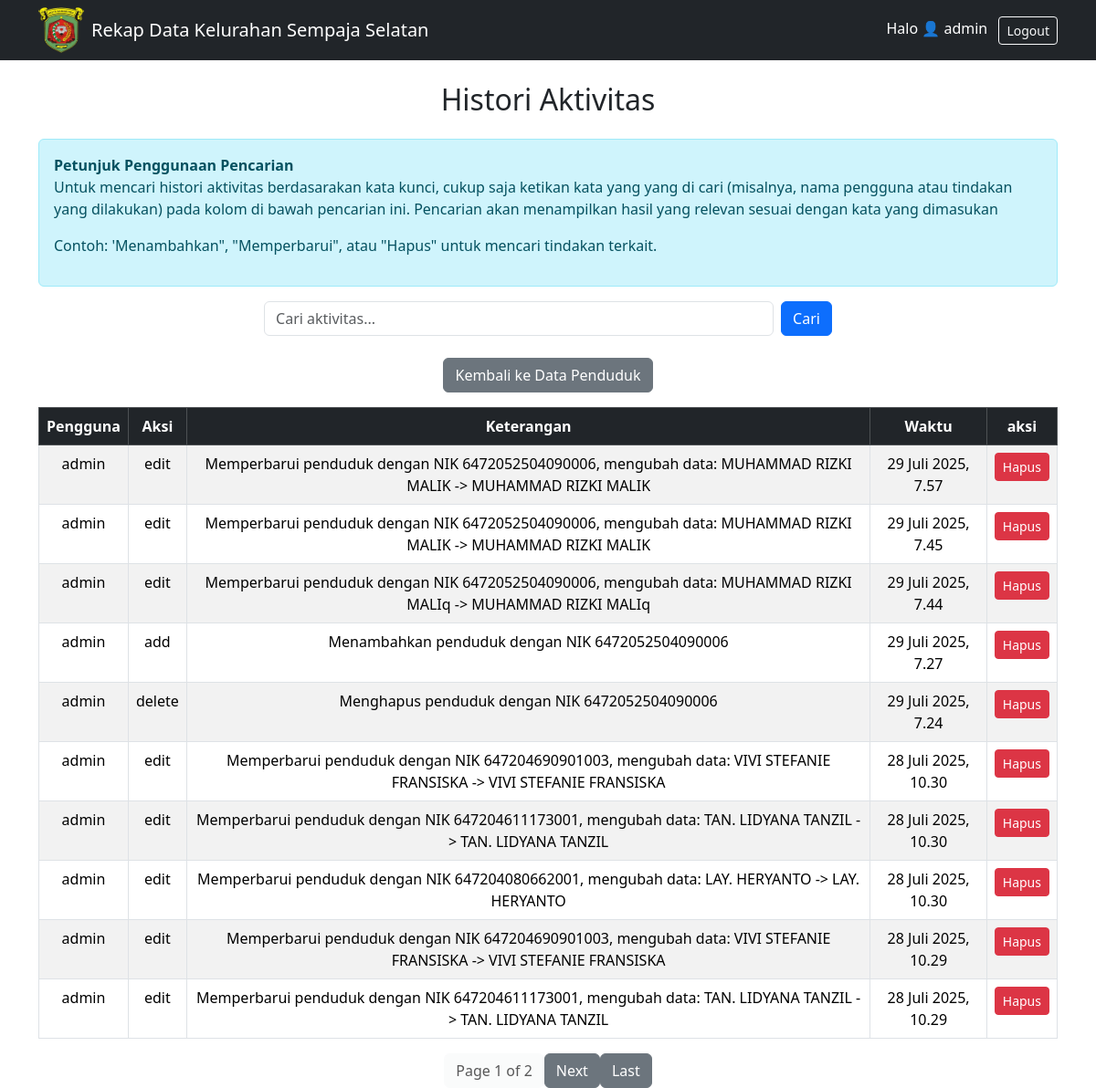
The page /Histori/ (signed in) on the database its author committed.
### rekap/models.py (models this page shows, shortened)
class Histori(models.Model):
    ACTION_CHOICES = [
        ('add', 'Add'),
        ('edit', 'Edit'),
        ('delete', 'Delete'),
    ]
    user = models.ForeignKey(User, on_delete=models.CASCADE)  # Pengguna yang melakukan aksi
    action = models.CharField(max_length=20, choices=ACTION_CHOICES)  # Jenis aksi
    object_type = models.CharField(max_length=100)  # Jenis objek yang diubah
    object_id = models.PositiveIntegerField()  # ID objek yang diubah
    timestamp = models.DateTimeField(default=timezone.now)  # Waktu tindakan dilakukan
    details = models.TextField(null=True, blank=True)  # Rincian tentang tindakan

### rekap/views.py (the view)
# urls.py: path('Histori/', views.histori_aktivitas, name='histori_aktivitas'),
@login_required
def histori_aktivitas(request):
    if request.GET.get('q'):
        historis = Histori.objects.filter(details__icontains=request.GET['q']).order_by('-timestamp')  # jika ingin filter pencarian
    else:
        historis = Histori.objects.all().order_by('-timestamp')  # untuk ambil semua data histori yang ada
    paginator = Paginator(historis, 10)
    page = request.GET.get('page')
    historis = paginator.get_page(page)
    return render(request, 'rekap/histori.html', {'historis': historis})

### rekap/templates/rekap/Histori.html (shortened to what this page needs)
{% extends 'rekap/home.html' %}
{% block content %}
<h2 class="text-center mb-4">Histori Aktivitas</h2>
<div class="alert alert-info mb-3">
    <strong>Petunjuk Penggunaan Pencarian</strong>
    <p>Untuk mencari histori aktivitas berdasarakan kata kunci, cukup saja ketikan kata yang yang di cari (misalnya, nama pengguna atau tindakan yang dilakukan) pada kolom di bawah pencarian ini. Pencarian akan menampilkan hasil yang relevan sesuai dengan kata yang dimasukan</p>
    <p>Contoh: 'Menambahkan", "Memperbarui", atau "Hapus" untuk mencari tindakan terkait.</p>
</div>
<form method="get" class="d-flex justify-content-center mb-3">
    <input type="text" name="q" class="form-control w-50 me-2" placeholder="Cari aktivitas..." value="{{ request.GET.q }}">
    <button type="submit" class="btn btn-primary">Cari</button>
</form>
<div class="text-center mt-4">
    <a href="{% url 'list_penduduk' %}" class="btn btn-secondary mb-3">
         Kembali ke Data Penduduk
    </a>
<table class="table table-striped table-bordered">
    <thead class="table-dark">
        <tr class="text-center">
            <th>Pengguna</th>
            <th>Aksi</th>
            <th>Keterangan</th>
            <th>Waktu</th>
            <th>aksi</th>
        </tr>
    </thead>
    <tbody>
        {% for histori in historis %}
        <tr class="text-center">
            <td>{{ histori.user.username }}</td>
            <td>{{ histori.action }}</td>
            <td>{{ histori.details }}</td>
            <td>{{ histori.timestamp }}</td>
            <td>
                <a href="{% url 'hapus_histori' histori.pk %}" class="btn btn-danger btn-sm" onclick="return confirm('Yakin ingin menghapus histori ini?')">Hapus</a>
            </td>
        </tr>
        {% empty %}
        <tr>
            <td colspan="4" class="text-center">Tidak ada histori aktivitas.</td>
        </tr>
        {% endfor %}
    </tbody>
</table>
<div class="d-flex justify-content-center">
    <span class="btn btn-light disabled">Page {{ historis.number }} of {{ historis.paginator.num_pages }}</span>
    {% if historis.has_next %}
        <a class="btn btn-secondary" href="?page={{ historis.next_page_number }}">Next</a>
        <a class="btn btn-secondary" href="?page={{ historis.paginator.num_pages }}">Last</a>
    {% endif %}
</div>
{% endblock %}

### rekap/templates/rekap/home.html (shortened to what this page needs)
<!DOCTYPE html>
<html>
<head>
    {% load static %}
    <link href="https://cdn.jsdelivr.net/npm/bootstrap@5.3.2/dist/css/bootstrap.min.css" rel="stylesheet">
</head>
<body>
<nav class="navbar navbar-expand-lg navbar-dark bg-dark">
    <div class="container">
        <img src="{% static 'rekap/samarinda.png' %}" alt="Logo Samarinda" width="50" height="50" class="me-2">
        <a class="navbar-brand" href="{% url 'list_penduduk' %}">Rekap Data Kelurahan Sempaja Selatan</a>
        <div class="ms-auto">
            {% if user.is_authenticated %}
                <span class="text-white me-2">Halo 👤 {{ user.username }}</span>
                <form action="{% url 'logout' %}" method="post" style="display:inline;">
                    <button type="submit" class="btn btn-outline-light btn-sm">Logout</button>
                </form>
            {% endif %}
        </div>
    </div>
</nav>
<div class="container mt-4">
    {% block content %}
    {% endblock %}
</div>
</body>
</html>

### rows shown on the page
Histori: user.username "admin", action "edit", details "Memperbarui penduduk dengan NIK 6472052504090006, mengubah data: MUHAMMAD RIZKI MALIK -> MUHAMMAD RIZKI MALIK", timestamp "29 Juli 2025, 7.57"
Histori: user.username "admin", action "edit", details "Memperbarui penduduk dengan NIK 6472052504090006, mengubah data: MUHAMMAD RIZKI MALIK -> MUHAMMAD RIZKI MALIK", timestamp "29 Juli 2025, 7.45"
Histori: user.username "admin", action "edit", details "Memperbarui penduduk dengan NIK 6472052504090006, mengubah data: MUHAMMAD RIZKI MALIq -> MUHAMMAD RIZKI MALIq", timestamp "29 Juli 2025, 7.44"
Histori: user.username "admin", action "add", details "Menambahkan penduduk dengan NIK 6472052504090006", timestamp "29 Juli 2025, 7.27"
Histori: user.username "admin", action "delete", details "Menghapus penduduk dengan NIK 6472052504090006", timestamp "29 Juli 2025, 7.24"
Histori: user.username "admin", action "edit", details "Memperbarui penduduk dengan NIK 647204690901003, mengubah data: VIVI STEFANIE FRANSISKA -> VIVI STEFANIE FRANSISKA", timestamp "28 Juli 2025, 10.30"
Histori: user.username "admin", action "edit", details "Memperbarui penduduk dengan NIK 647204611173001, mengubah data: TAN. LIDYANA TANZIL -> TAN. LIDYANA TANZIL", timestamp "28 Juli 2025, 10.30"
Histori: user.username "admin", action "edit", details "Memperbarui penduduk dengan NIK 647204080662001, mengubah data: LAY. HERYANTO -> LAY. HERYANTO", timestamp "28 Juli 2025, 10.30"
Histori: user.username "admin", action "edit", details "Memperbarui penduduk dengan NIK 647204690901003, mengubah data: VIVI STEFANIE FRANSISKA -> VIVI STEFANIE FRANSISKA", timestamp "28 Juli 2025, 10.29"
Histori: user.username "admin", action "edit", details "Memperbarui penduduk dengan NIK 647204611173001, mengubah data: TAN. LIDYANA TANZIL -> TAN. LIDYANA TANZIL", timestamp "28 Juli 2025, 10.29"

### other values the page prints
{{ user.username }} "admin"
{{ historis.number }} "1"
{{ historis.paginator.num_pages }} "2"
